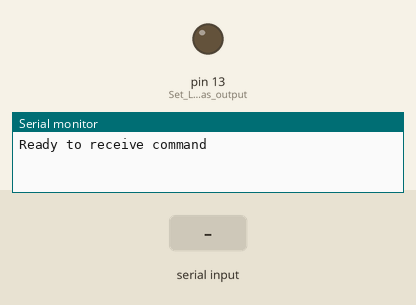
Bench run of a sketch on a simulated Arduino Uno, built with avr-gcc and run on an emulated ATmega328P. On the bench: output pins drawn as LEDs (lit = HIGH), the last lines printed to the serial monitor. The test bench sets the inputs (shaded band).

Above: at 1.2 s.
1.3 s: "z" received over Serial
At 1.9 s:
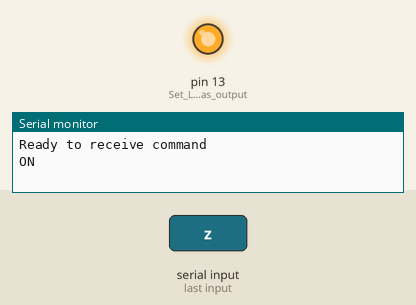
2.8 s: "1" received over Serial
At 3.1 s:
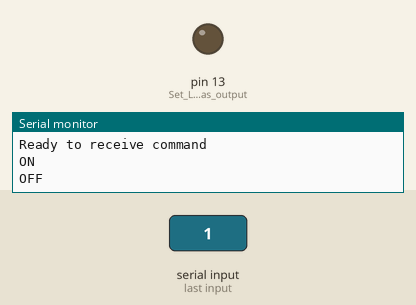
Timing chart, 0 to 5.8 s (numbered marks = the images above; inputs shaded):
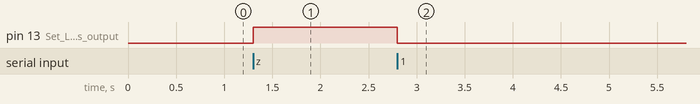

The sketch:

SerialCommunicationExample.ino
```cpp
int inByte; // To store incoming command

void setup(){
  Serial.begin(9600);
  pinMode(13, OUTPUT); // Set LED pin as output
  Serial.println("Ready to receive command");
}

void loop(){
  if (Serial.available() > 0){ // A byte is ready to receive
    inByte = Serial.read();
    if (inByte == 'z') { // if byte incoming is 'z'
      digitalWrite(13, HIGH);
      Serial.println("ON");
    }
    else { // byte isn't 'a'
      digitalWrite(13, LOW);
      Serial.println("OFF");
    }
  }
}
```

Measured:
- after the input at 1.3 s, pin 13 (Set_LED_pin_as_output): LOW → HIGH at once
- after the input at 2.8 s, pin 13 (Set_LED_pin_as_output): HIGH → LOW at once
